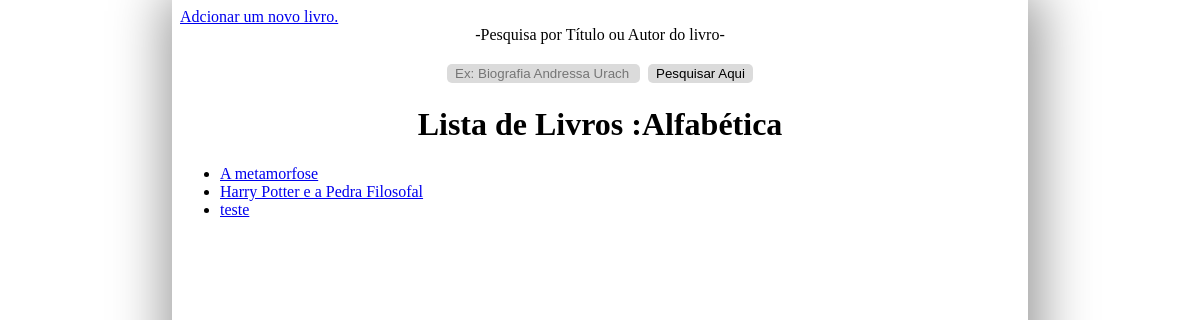
The app's page /SGCLAapp/, older data.
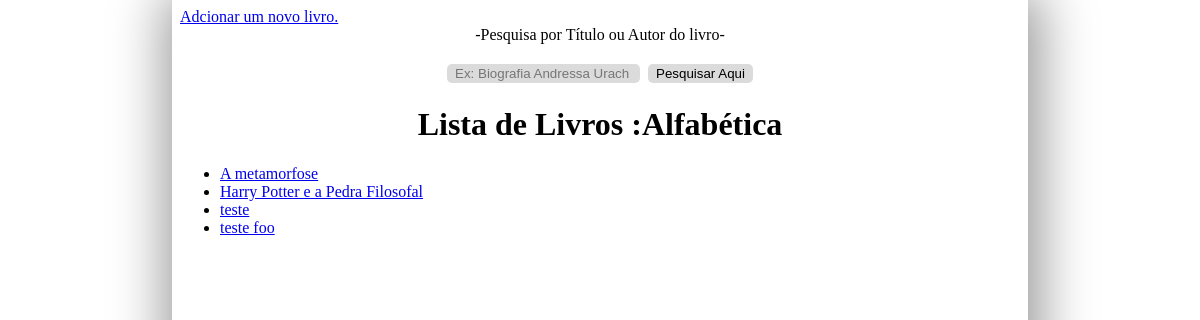
The same page, newer data.
### SGCLAapp/models.py (models this page shows, shortened)
class Livro(models.Model):
    titulo = models.CharField("Título do Livro", max_length=200)
    genero = models.CharField("Gênero textual", max_length=20)
    autor = models.CharField("Autor(res)",max_length=200)
    editora = models.CharField("Editora",max_length=150)
    anoPublicacao = models.DateTimeField("Data de publicação")
    unidades = models.IntegerField(default=1)

### SGCLAapp/views.py (the view)
# urls.py: path("", views.index, name="index"),
def index(request):
    livros = Livro.objects.all().order_by("titulo")
    template = loader.get_template("SGCLAapp/index.html")
    context = {
        "livros":livros
    }
    return HttpResponse(template.render(context, request))

### SGCLAapp/templates/SGCLAapp/index.html (shortened to what this page needs)
{% load static %}
<link rel="stylesheet" href="{% static 'SGCLAapp/estilo.css' %}"/>
<header>
    <a href="{%url 'SGCLA:adicionarUmLivroRota'%}">Adcionar um novo livro.</a>
    <form action="{% url 'SGCLA:buscar' 'titulo' %}" method="GET">
        <label for="titulo">-Pesquisa por Título ou Autor do livro-</label>
        <br/>
        <input type="text" name="titulo" id="titulo" placeholder="Ex: Biografia Andressa Urach">
        <input type="submit" value="Pesquisar Aqui">
    </form>
</header>
{%if livros%}
    {%if busca%}
        <h1>Resultado da sua Busca:</h1>
    {%else%}
        <h1>Lista de Livros :Alfabética</h1>
    {%endif%}
    <ul>
        {%for livro in livros%}
            <li><a href="{% url 'SGCLA:detalhes' livro.id%}">{{livro.titulo}}</a></li>
        {%endfor%}
    </ul>
{%else%}
    <p>Nenhum Livro encontrado!</p>
{%endif%}

Row changes from the older to the newer data that the page shows:
added Livro: titulo "teste foo"
